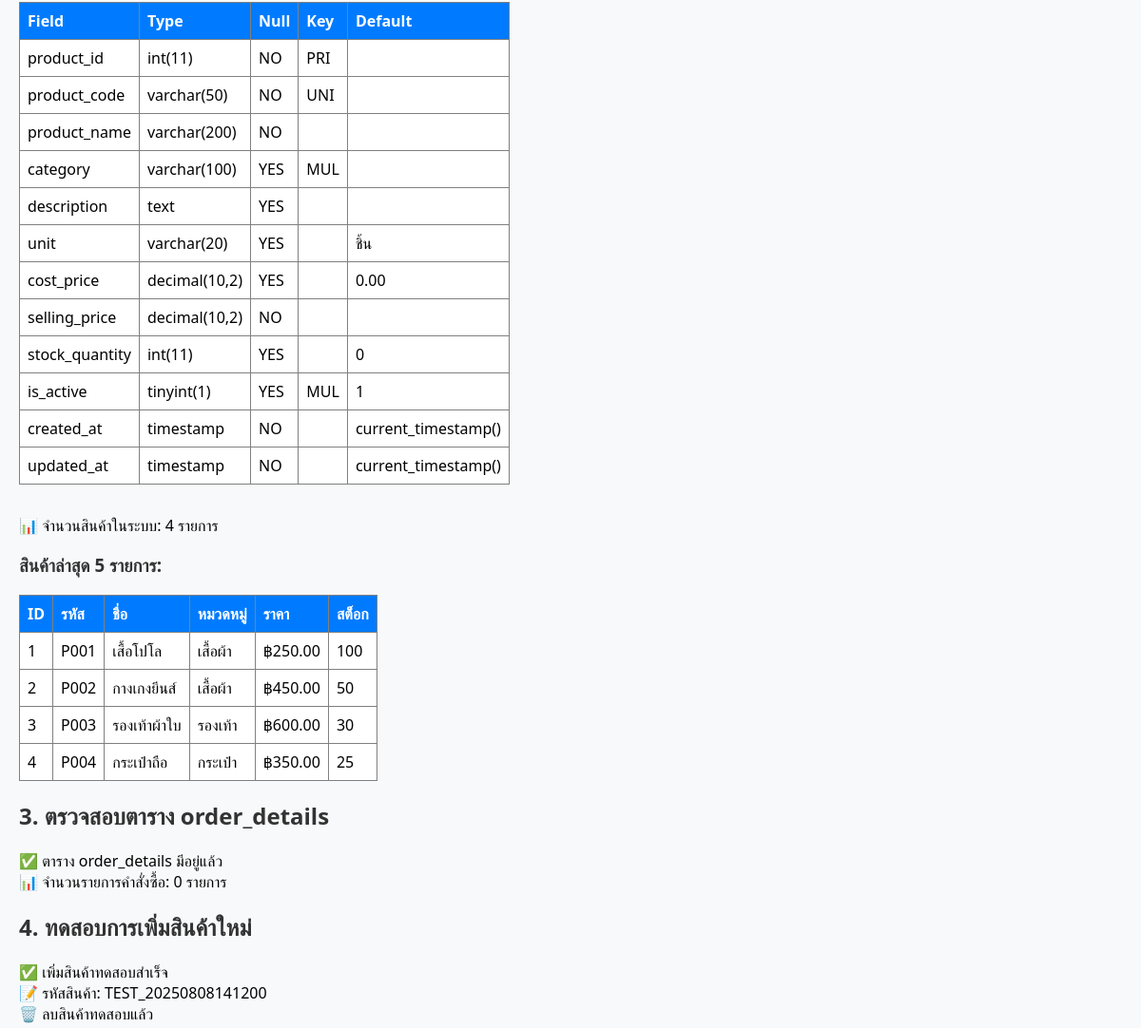
Before: /test_product_management.php (middle part) with the older database file.
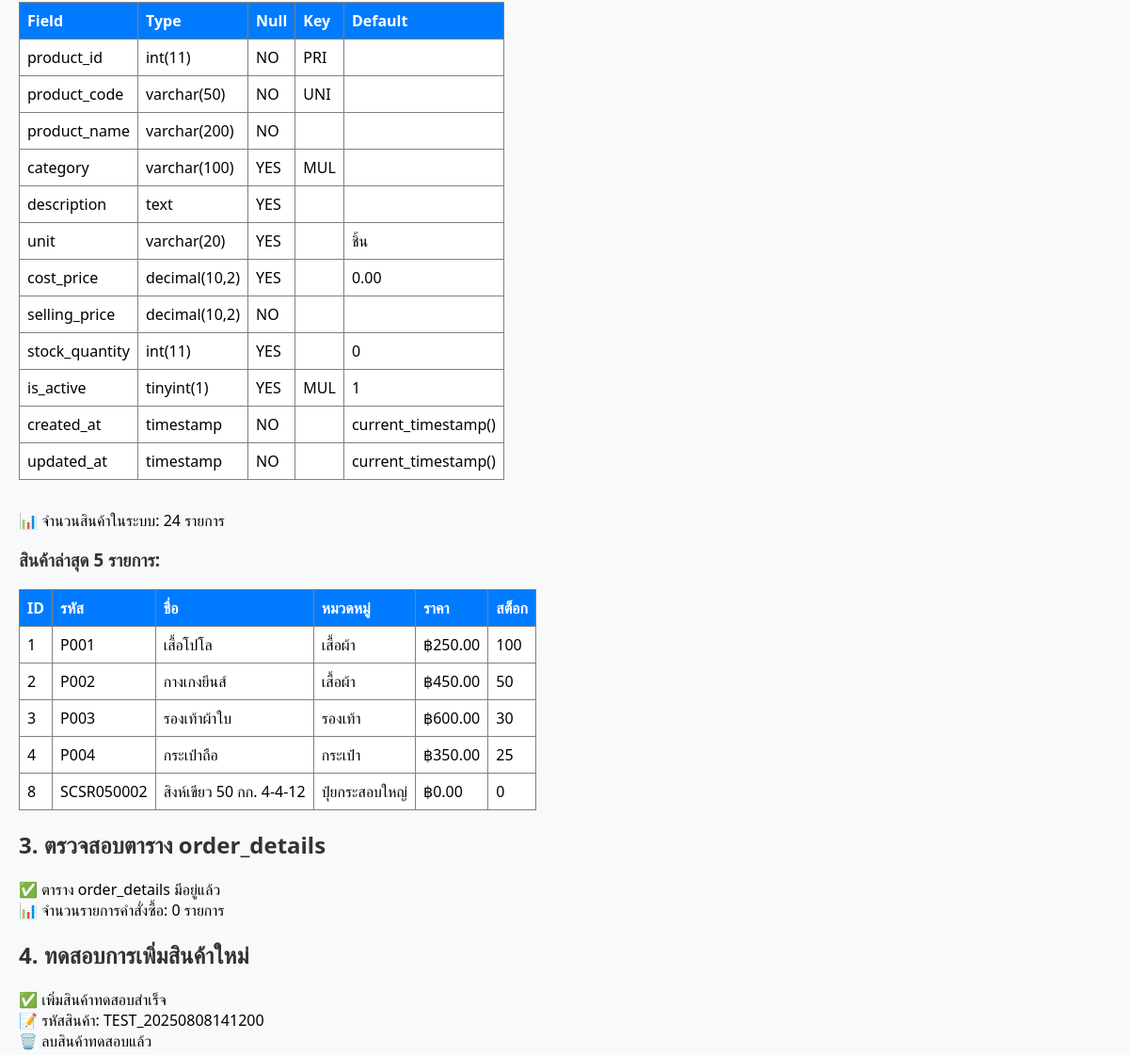
After: the same page with the newer database file.
### tables this page shows
CREATE TABLE `products` (
  `product_id` int(11) NOT NULL,
  `product_code` varchar(50) NOT NULL,
  `product_name` varchar(200) NOT NULL,
  `category` varchar(100) DEFAULT NULL,
  `description` text DEFAULT NULL,
  `unit` varchar(20) DEFAULT 'ชิ้น',
  `cost_price` decimal(10,2) DEFAULT 0.00,
  `selling_price` decimal(10,2) NOT NULL,
  `stock_quantity` int(11) DEFAULT 0,
  `is_active` tinyint(1) DEFAULT 1,
  `created_at` timestamp NOT NULL DEFAULT current_timestamp(),
  `updated_at` timestamp NOT NULL DEFAULT current_timestamp() ON UPDATE current_timestamp()
);

### app/core/Database.php (called while the page is built, shortened)
<?php
class Database {
    private $pdo;
    private function connect() {
        try {
            $dsn = "mysql:host=" . DB_HOST . ";port=" . DB_PORT . ";dbname=" . DB_NAME . ";charset=" . DB_CHARSET;
            $this->pdo = new PDO($dsn, DB_USER, DB_PASS);
            $this->pdo->setAttribute(PDO::ATTR_ERRMODE, PDO::ERRMODE_EXCEPTION);
            $this->pdo->setAttribute(PDO::ATTR_DEFAULT_FETCH_MODE, PDO::FETCH_ASSOC);
            $this->pdo->setAttribute(PDO::ATTR_EMULATE_PREPARES, false);
        } catch (PDOException $e) {
            throw new Exception("Database connection failed: " . $e->getMessage());
        }
    }
    public function query($sql, $params = []) {
        try {
            $stmt = $this->pdo->prepare($sql);
            $stmt->execute($params);
            return $stmt;
        } catch (PDOException $e) {
            throw new Exception("Query failed: " . $e->getMessage());
        }
    }
    public function fetchOne($sql, $params = []) {
        $stmt = $this->query($sql, $params);
        return $stmt->fetch();
    }
    public function fetchAll($sql, $params = []) {
        $stmt = $this->query($sql, $params);
        return $stmt->fetchAll();
    }
}
?>

### test_product_management.php (the view, shortened to what this page needs)
<?php
require_once __DIR__ . '/app/core/Database.php';
try {
    $db = new Database();
    $sql = "SHOW TABLES LIKE 'products'";
    $result = $db->fetchAll($sql);
    if (count($result) > 0) {
        $sql = "DESCRIBE products";
        $columns = $db->fetchAll($sql);
        echo "<table border='1' style='border-collapse: collapse;'>";
        echo "<tr><th>Field</th><th>Type</th><th>Null</th><th>Key</th><th>Default</th></tr>";
        foreach ($columns as $column) {
            echo "<tr>";
            echo "<td>{$column['Field']}</td>";
            echo "<td>{$column['Type']}</td>";
            echo "<td>{$column['Null']}</td>";
            echo "<td>{$column['Key']}</td>";
            echo "<td>{$column['Default']}</td>";
            echo "</tr>";
        }
        echo "</table>";
        $sql = "SELECT COUNT(*) as count FROM products";
        $result = $db->fetchOne($sql);
        echo "<br>📊 จำนวนสินค้าในระบบ: {$result['count']} รายการ<br>";
        if ($result['count'] > 0) {
            $sql = "SELECT * FROM products LIMIT 5";
            $products = $db->fetchAll($sql);
            echo "<h3>สินค้าล่าสุด 5 รายการ:</h3>";
            echo "<table border='1' style='border-collapse: collapse;'>";
            echo "<tr><th>ID</th><th>รหัส</th><th>ชื่อ</th><th>หมวดหมู่</th><th>ราคา</th><th>สต็อก</th></tr>";
            foreach ($products as $product) {
                echo "<tr>";
                echo "<td>{$product['product_id']}</td>";
                echo "<td>{$product['product_code']}</td>";
                echo "<td>{$product['product_name']}</td>";
                echo "<td>{$product['category']}</td>";
                echo "<td>฿{$product['selling_price']}</td>";
                echo "<td>{$product['stock_quantity']}</td>";
                echo "</tr>";
            }
            echo "</table>";
        }
    } else {
        echo "❌ ตาราง products ไม่มีอยู่<br>";
        echo "💡 ต้องรันไฟล์ create_products_table.sql ก่อน<br>";
    }
    echo "<h2>3. ตรวจสอบตาราง order_details</h2>";
    $sql = "SHOW TABLES LIKE 'order_details'";
    $result = $db->fetchAll($sql);
    if (count($result) > 0) {
        echo "✅ ตาราง order_details มีอยู่แล้ว<br>";
        $sql = "SELECT COUNT(*) as count FROM order_details";
        $result = $db->fetchOne($sql);
        echo "📊 จำนวนรายการคำสั่งซื้อ: {$result['count']} รายการ<br>";
    } else {
        echo "❌ ตาราง order_details ไม่มีอยู่<br>";
        echo "💡 ต้องรันไฟล์ create_products_table.sql ก่อน<br>";
    }
    echo "<h2>4. ทดสอบการเพิ่มสินค้าใหม่</h2>";
    $testProduct = [
        'product_code' => 'TEST_' . date('YmdHis'),
        'product_name' => 'สินค้าทดสอบ ' . date('Y-m-d H:i:s'),
        'category' => 'ทดสอบ',
        'description' => 'สินค้าสำหรับทดสอบระบบ',
        'unit' => 'ชิ้น',
        'cost_price' => 100.00,
        'selling_price' => 150.00,
        'stock_quantity' => 10
    ];
    $sql = "INSERT INTO products (product_code, product_name, category, description, unit, cost_price, selling_price, stock_quantity)
            VALUES (:product_code, :product_name, :category, :description, :unit, :cost_price, :selling_price, :stock_quantity)";
    try {
        $result = $db->query($sql, $testProduct);
        if ($result) {
            echo "✅ เพิ่มสินค้าทดสอบสำเร็จ<br>";
            echo "📝 รหัสสินค้า: {$testProduct['product_code']}<br>";
            echo "🗑️ ลบสินค้าทดสอบแล้ว<br>";
        } else {
            echo "❌ เพิ่มสินค้าทดสอบล้มเหลว<br>";
        }
    } catch (Exception $e) {
        echo "❌ เกิดข้อผิดพลาด: " . $e->getMessage() . "<br>";
    }
} catch (Exception $e) {
    echo "❌ เกิดข้อผิดพลาดในการทดสอบ: " . $e->getMessage() . "<br>";
    echo "🔧 ตรวจสอบการตั้งค่าฐานข้อมูลและไฟล์ config<br>";
}
?>

Changed rows visible on the page:
added products: product_id "8", product_code "SCSR050002", product_name "สิงห์เขียว 50 กก. 4-4-12", category "ปุ๋ยกระสอบใหญ่", selling_price "0.00", stock_quantity "0"
Other visible differences:
$result['count']: "4" → "24"
